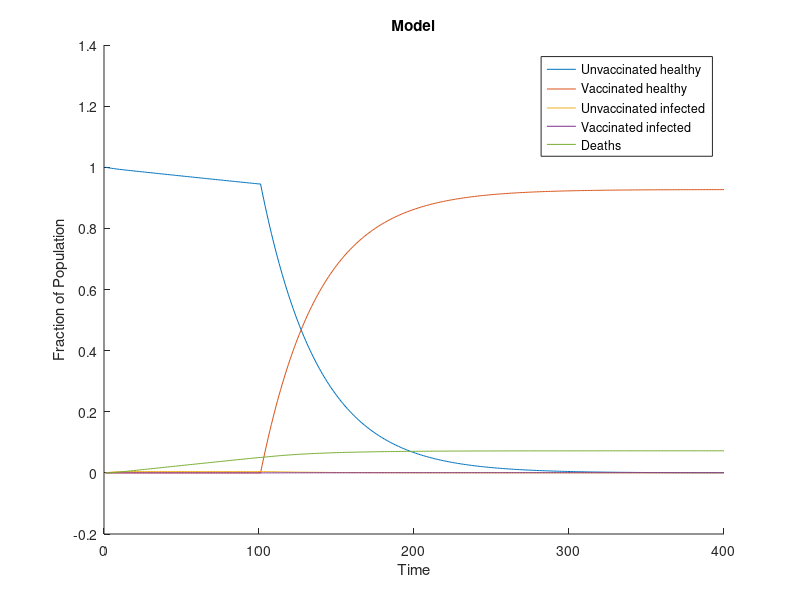
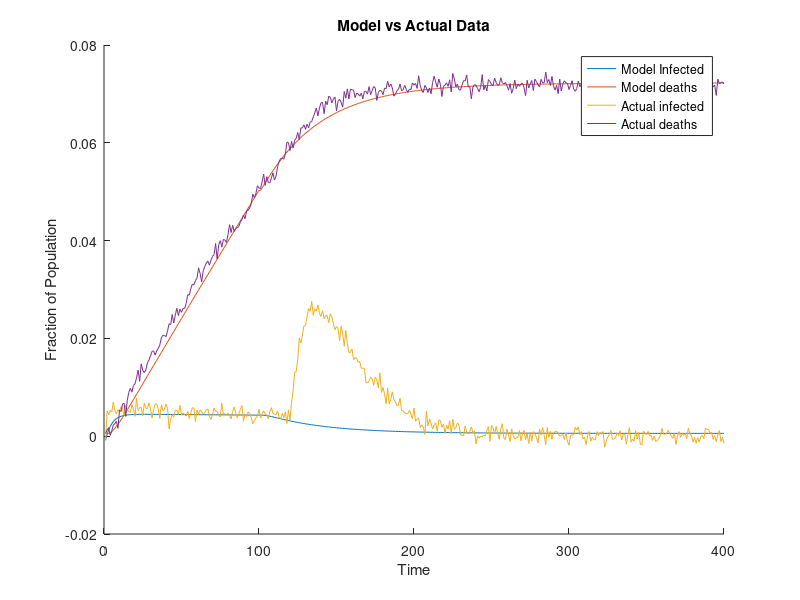

Source code (MATLAB) for these figures, in order:
% Before Vaccinations
load('mockdata2023.mat')

n = 5; %variable for dimensionality of A
d = 100; %number of days to simulate for

B = zeros(n,1);
x0 = [1-newInfections(1)-cumulativeDeaths(1), 0, newInfections(1), 0, cumulativeDeaths(1)];


infectionRate = 0.0010;
healRate = .1;
deathRate = .12;

APreVax = [1-infectionRate, 0, healRate, 0, 0;
           0, 0, 0, 0, 0; 
           infectionRate, 0, 1-healRate-deathRate, 0, 0;
           0, 0, 0, 0, 0;
           0, 0, deathRate, 0, 1];


sys_sir_base = ss(APreVax,B,eye(n) ,zeros(n,1),1);
PreVax = lsim(sys_sir_base,zeros(d,1),linspace(0,d - 1,d),x0); %simulate for d days of spread


% After Vaccinations
uvInfectionRate = 0.0010;
uvHealRate = .1;
uvDeathRate = .12;

vInfectionRate = .00025;
vHealRate = .4;
vDeathRate = 0.001;

vaxRate = 0.026;

AWithVax = [1-uvInfectionRate-vaxRate, 0               , uvHealRate              , 0                     , 0;
            vaxRate                  , 1-vInfectionRate, 0                       , vHealRate             , 0;
            uvInfectionRate          , 0               , 1-uvHealRate-uvDeathRate, 0                     , 0;
            0                        , vInfectionRate  , 0                       , 1-vHealRate-vDeathRate, 0;
            0                        , 0               , uvDeathRate              ,vDeathRate            , 1];


sys_sir_base = ss(AWithVax,B,eye(n) ,zeros(n,1),1);
% fix numbers, bounds of simulation, then concatenate PreVax and WithVax
WithVax = lsim(sys_sir_base,zeros(400-d,1),linspace(d,399,400-d),PreVax(d, :)); %simulate for d days of spread



model = cat(1, PreVax, WithVax);
% plot the output trajectory
figure;
hold on; %toggle hold, plotting multiple curves on the same graph
plot(model(1:400,1:n));
title("Model");
xlabel('Time')
ylabel('Fraction of Population');
ylim auto; hold off;
legend("Unvaccinated healthy", "Vaccinated healthy", "Unvaccinated infected", "Vaccinated infected", "Deaths");


% Compare model with actual data
figure;
hold on;
plot(model(1:400, 3)+model(1:400, 4));
plot(model(1:400, 5));
plot(newInfections);
plot(cumulativeDeaths);
title("Model vs Actual Data");
xlabel('Time')
ylabel('Fraction of Population');
ylim auto; hold off;
legend("Model Infected", "Model deaths", "Actual infected", "Actual deaths");

vaxpop = model(:,2) + model(:,4); %add vaccinated and vaccinated infected populations on every day
vaxbreak = model(:,4);
